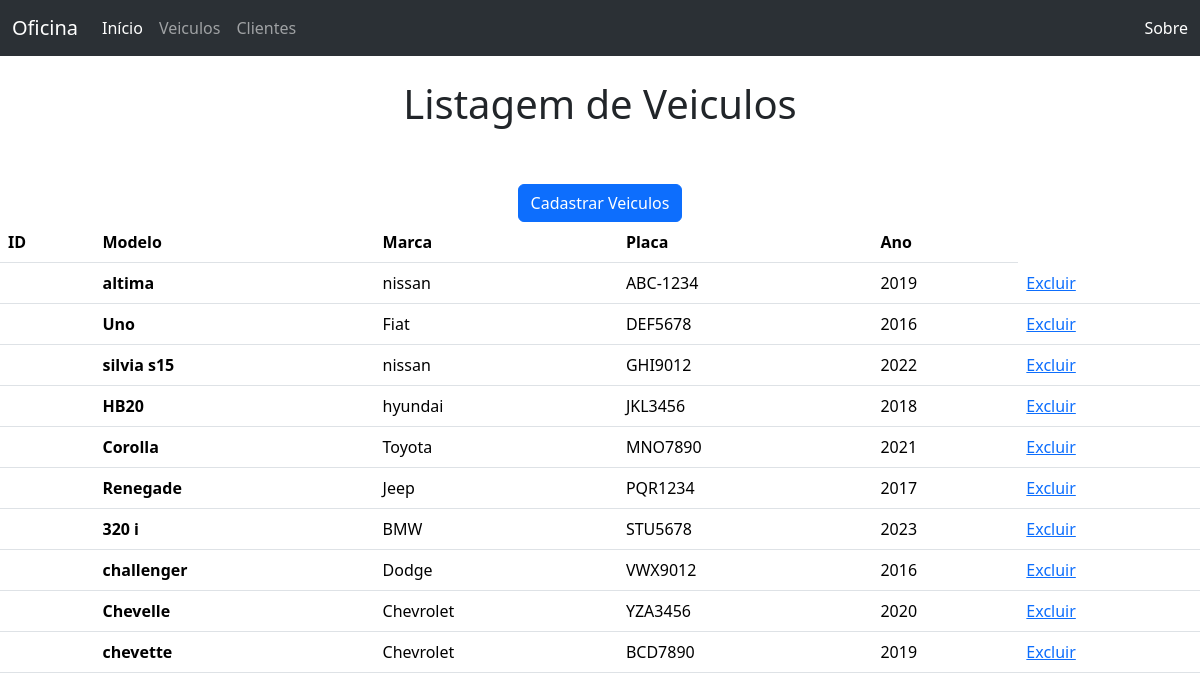
Screenshot of /veiculos.php with the database file from the repository.
### tables this page shows
CREATE TABLE `veiculos` (
  `id_veiculo` int(11) NOT NULL,
  `ano` varchar(50) DEFAULT NULL,
  `modelo` varchar(50) DEFAULT NULL,
  `marca` varchar(50) DEFAULT NULL,
  `placa` varchar(10) DEFAULT NULL,
  `id_cliente` int(11) DEFAULT NULL
);

### veiculos.php (the view, shortened to what this page needs)
<!DOCTYPE html>
<html lang="en">
<head>
    <link href="https://cdn.jsdelivr.net/npm/bootstrap@5.3.2/dist/css/bootstrap.min.css" rel="stylesheet">
</head>
<body>
    <nav class="navbar navbar-expand-lg bg-body-tertiary" data-bs-theme="dark">
        <div class="container-fluid">
            <a class="navbar-brand" href="#">Oficina</a>
            <div class="collapse navbar-collapse" id="navbarText">
            <ul class="navbar-nav me-auto mb-2 mb-lg-0">
                <li class="nav-item">
                    <a class="nav-link active" aria-current="page" href="index.php">Início</a>
                </li>
                <li class="nav-item">
                    <a class="nav-link" href="veiculos.php">Veiculos</a>
                </li>
                <li class="nav-item">
                    <a class="nav-link" href="clientes.php">Clientes</a>
                </li>
            </ul>
            <span class="navbar-text">
                <a class="nav-link" href="sobre.php">Sobre</a>
            </span>
            </div>
        </div>
    </nav>
    <center>
        <br>
        <h1>Listagem de Veiculos</h1>
        <br>
        <br>
        <a href="veiculos_formulario.php" class="btn btn-primary" role="button">Cadastrar Veiculos</a>
    </center>
    <?php
    $servidor = "localhost";
    $usuario = "root";
    $senha = "";
    $banco = "oficina";
    $conn = new mysqli($servidor, $usuario, $senha, $banco);
    $consulta = "SELECT * FROM `veiculos`";
    $result = $conn->query($consulta);
    if ($result->num_rows > 0) {
?>
    <table class="table">
        <thead>
            <tr>
                <th scope="col">ID</th>
                <th scope="col">Modelo</th>
                <th scope="col">Marca</th>
                <th scope="col">Placa</th>
                <th scope="col">Ano</th>
            </tr>
        </thead>
        <tbody>
<?php
        while($row = $result->fetch_assoc()) {
            echo "<tr>";
            echo "<th scope=\"row\">". $row["id"] ."</th>";
            echo "<th scope=\"row\">". $row["modelo"] ."</th>";
            echo "<td>". $row["marca"] ."</td>";
            echo "<td>". $row["placa"] ."</td>";
            echo "<td>". $row["ano"] ."</td>";
            echo "<td><a href=\"veiculos_excluir.php?id=". $row["id"] ."\">Excluir</a></td>";
            echo "</tr>";
        }
?>
        </tbody>
    </table>
<?php
    } else {
        echo "0 itens";
    }
    ?>
</body>
</html>

### rows the page displays
veiculos: modelo "altima", marca "nissan", placa "ABC-1234", ano "2019"
veiculos: modelo "Uno", marca "Fiat", placa "DEF5678", ano "2016"
veiculos: modelo "silvia s15", marca "nissan", placa "GHI9012", ano "2022"
veiculos: modelo "HB20", marca "hyundai", placa "JKL3456", ano "2018"
veiculos: modelo "Corolla", marca "Toyota", placa "MNO7890", ano "2021"
veiculos: modelo "Renegade", marca "Jeep", placa "PQR1234", ano "2017"
veiculos: modelo "320 i", marca "BMW", placa "STU5678", ano "2023"
veiculos: modelo "challenger", marca "Dodge", placa "VWX9012", ano "2016"
veiculos: modelo "Chevelle", marca "Chevrolet", placa "YZA3456", ano "2020"
veiculos: modelo "chevette", marca "Chevrolet", placa "BCD7890", ano "2019"
